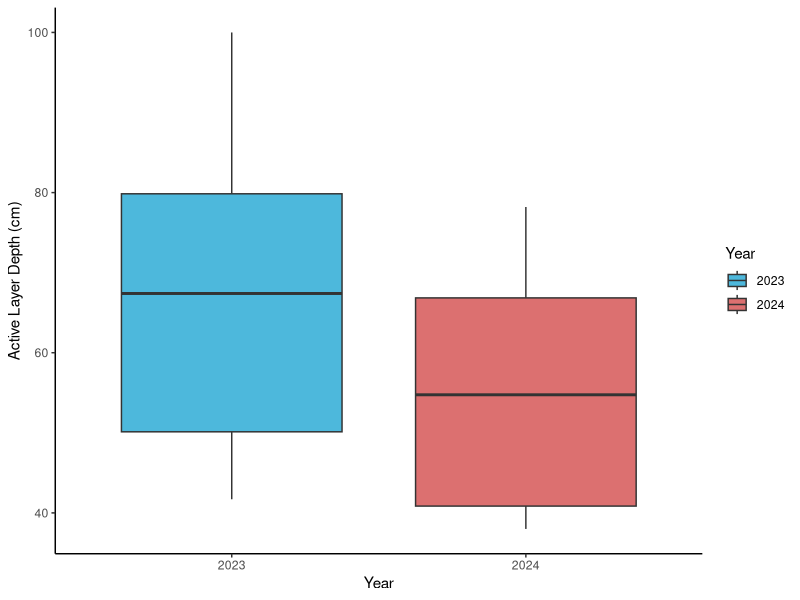
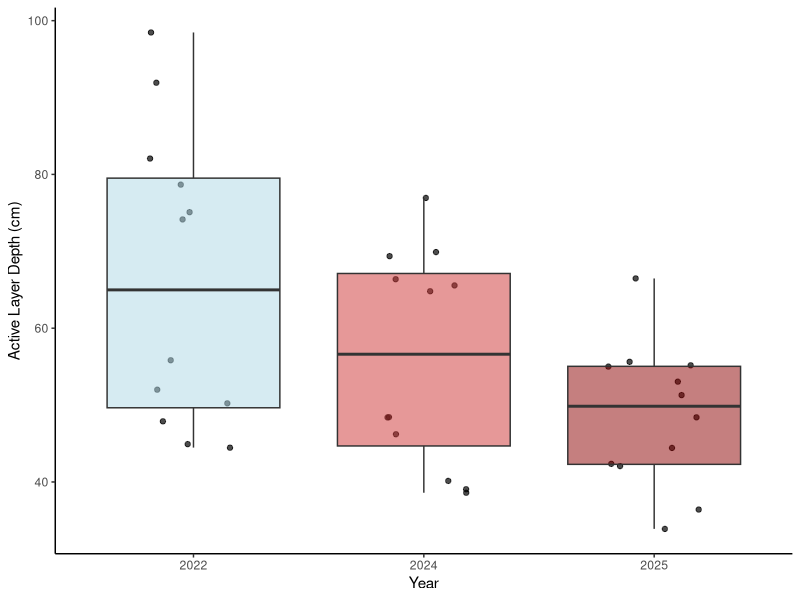

Generate these figures, in order, with R: (Note: this script raises an error after producing the figures.)
# ACTIVE LAYER DEPTH COMPARISON
# 19/01/2026

# LOAD LIBRARIES----
library(ggplot2)
library(dplyr)
library(readxl)
library(tidyr)

# LOAD DATA----
ald_data <- read_excel("datasets/QHI_roots_data/active_layer_depths_data.xlsx")
ald_all_years<-read_excel("datasets/QHI_roots_data/active_layer_thaw_combined.xlsx")

# DATA CLEANING----
ald_data$year <- as.factor(ald_data$year)
ald_all_years$year <- as.factor(ald_all_years$year)

# ACTIVE LAYER 2022 VS 2024 ----
(ald_plot<-ald_data %>%
    filter(year %in% c(2023, 2024)) %>%
    ggplot(aes(x = year, y = depth, fill = as.factor(year))) +
    geom_boxplot(position = position_dodge(width = 0.8), alpha = 0.7) +
    labs(
      x = "Year",
      y = "Active Layer Depth (cm)",
      fill = "Year") +
    scale_fill_manual(values = c("2023" = "deepskyblue3", "2024" = "brown3"))+
    theme_classic() 
)

# WTF is active layer depth decreasing post heatwave- surely over the years active layer is getting bigger from permafrost thawing 
# some explanations 
# 1. Measurement error or inconsistencies in data collection methods between years or mixed up two years when putting data folder together 
# 2. Unusual weather patterns in 2024 that led to shallower active layers, such as increased precipitation or cooler temperatures (though doesn't correlate with temperature data)
# 3. Changes in vegetation cover or soil composition that could affect insulation and heat transfer to the permafrost layer- i.e. increase in vegetation cover, more mosses under warmer temperatures, create blanket and insulate?

# OLD PLOT -- ACTIVE LAYER 2022, 2024, 2025 COMPARISON----
(ald_all_years_plot<-ald_all_years %>%
    ggplot(aes(x = year, y = thaw_av, fill = as.factor(year))) +
    geom_jitter(width = 0.2, alpha = 0.7) +
    geom_boxplot(position = position_dodge(width = 0.8), alpha = 0.5) +
    labs(
      x = "Year",
      y = "Active Layer Depth (cm)",
      fill = "Year") +
    scale_fill_manual(values = c("2022" = "lightblue", "2024" = "brown3", "2025"= "darkred"))+
    theme_classic()+
    theme(legend.position = "none")
)

# Why is active layer decreasing over time? Unless its been labelled wrong and instead of active layer it should be permafrost layer? But how would they measure that?
# Makes more sense that over the years, with heatwaves and CC for active layer depth to increase as permafrost thaw increases?
# worth noting though that our root core depths only go to 30 cm which isn't even the minimum of any of these ald 
# so maybe the active layer depth data is correct but our root data isn't deep enough to capture roots in the full active layer?


# NEW PLOT- ACTIVE LAYER 2022, 2024, 2025 COMPARISON----

# clean data
ald_all_years <- ald_all_years %>%
  mutate(year = as.factor(year))
# filter data for in 2022 doy 217, in 2024 doy 223 & 224, in 2025 doy 223 & 225
ald_filtered <- ald_all_years %>%
  filter((year == 2022 & doy == 217) |
           (year == 2024 & doy %in% c(223, 224)) |
           (year == 2025 & doy %in% c(223, 225)))
# filtering for last sampling dates in each year to compare ALD across years 

# plot 
(ald_all_years_plot <- ggplot(ald_filtered, aes(x = year, y = thaw_av, fill = year)) +
    geom_jitter(width = 0.2, alpha = 0.7) +
    geom_boxplot(position = position_dodge(width = 0.8), alpha = 0.5) +
    labs(title = "Active Layer Depth Across Years at End of Growing Season",
         x = "Year",
         y = "Active Layer Depth (cm)") +
    scale_fill_manual(values = c("2022" = "brown1", "2024" = "brown3", "2025"= "darkred"))+
    theme_classic() +
    theme(legend.position = "none")
)


# ANOVA TEST ACTIVE LAYER DEPTH YEARS----
anova_ald<- aov(thaw_av ~ year, data = ald_all_years)
summary(anova_ald)
# significant difference in active layer depth between years (p-value = 0.0213)


# CHECK ASSUMPTIONS----
# normality of residuals
plot(anova_ald)
shapiro.test(residuals(anova_ald))
hist(residuals(anova_ald))
# normal?

# homogeneity of variance
bartlett.test(thaw_av ~ year, data = ald_all_years)
# also fine


# ACTIVE LAYER PAST YEARS----



(ggplot<-ald_all_years %>%
    ggplot(aes(x = year, y = thaw_av)) +
    geom_point(alpha = 0.5) +
    geom_line(stat = "summary", fun = "mean") +
    labs(x = "Year",
         y = "Active Layer Depth (cm)") +
    scale_colour_manual(values = c("2022" = "lightblue", "2024" = "brown3", "2025"= "darkred")) +
    theme_classic()+
    theme(axis.text.x = element_text(angle = 45, hjust = 1))+
   scale_y_reverse()+
   geom_hline(yintercept = 0, linetype = "dashed", color = "black", linewidth = 1)
   
)
